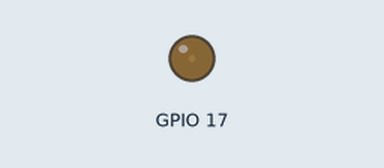
Recording of a program running on a simulated Raspberry Pi (BCM pin numbers). Parts: output pins drawn as LEDs (lit = HIGH).

Above: at 0.05 s.
At 0.55 s:
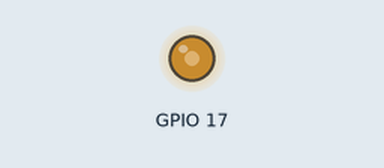
At 0.9 s:
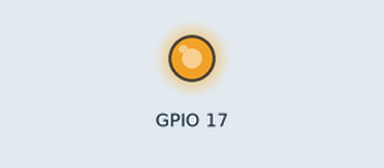
At 1.75 s:
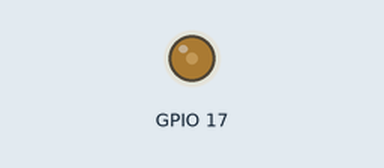
Timing chart, 0 to 4.6 s (numbered marks = the images above):
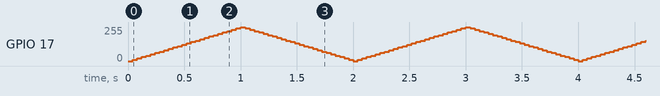

The program:

004_BreathingLight.py
```python
#!/usr/bin/env python

from gpiozero import PWMLED
from signal import pause


def breathing_light(pin: int, fade_in_time: float = 1, fade_out_time: float = 1):
    """LED 呼吸灯.

    电路图: 同 001 https://crcit.net/c/6f31f46af16541528a91698b4ea109a1

    使用 PWMLED 即可简单的实现该功能.
    PWMLED 与 普通的 LED 对比, 可以更精细的控制 value 值.
    LED 的 value 值类型为 bool, 即只能是 True 或者 False.
    而 PWMLED 的 value 值类型为 float, 可以是 0 到 1 之间的任何值.

    Args:
        pin (int): 接有 LED 灯的管脚.
        fade_in_time (int, optional): 淡入时间, 单位秒. 默认 1.
        fade_out_time (int, optional): 淡出时间, 单位秒. 默认 1.
    """
    light = PWMLED(pin)
    light.pulse(fade_in_time=fade_in_time, fade_out_time=fade_out_time)


breathing_light(17)
pause()
```
